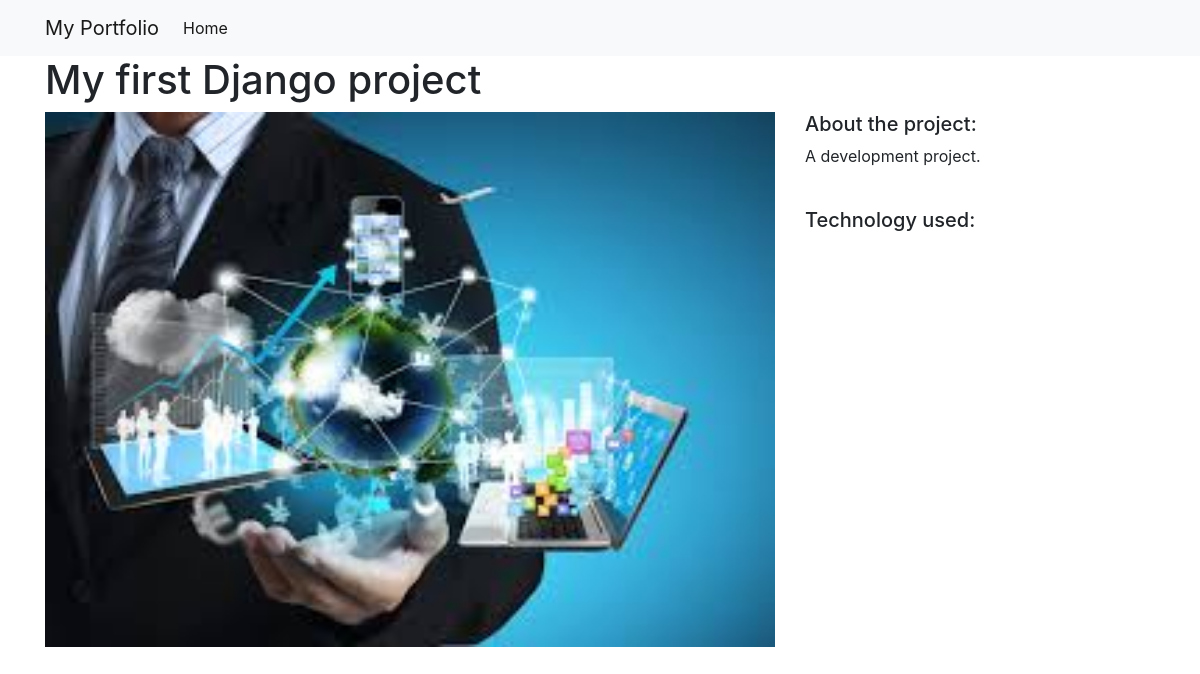
/projects/1/, run on the app's committed database.
### projects/models.py (models this page shows)
class Project(models.Model):
    title = models.CharField(max_length=100)
    description = models.TextField()
    technology = models.CharField(max_length=20)
    image = models.FilePathField(path='/img')

### projects/views.py (the view)
# urls.py: path('<int:pk>/', views.project_detail, name='project_detail'),
def project_detail(request, pk):
    project = Project.objects.get(pk=pk)
    context = {
        'project': project
    }
    return render(request, 'project_detail.html', context)

### projects/templates/project_detail.html (shortened to what this page needs)
{% extends "base.html" %}
{% load static %}
{% block page_content %}
<h1>{{ project.title }}</h1>
<div class="row">
    <div class="col-md-8">
        <img src="{% static project.image %}" alt="" width="100%">
    </div>
    <div class="col-md-4">
        <h5>About the project:</h5>
        <p>{{ project.description }}</p>
        <br>
        <h5>Technology used:</h5>
    </div>
</div>
{% endblock %}

### data on the page
Project: title "My first Django project", image (picture), description "A development project."
